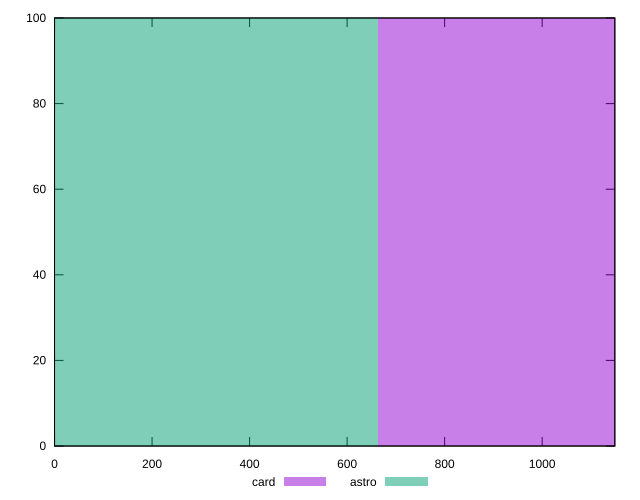

Recreate this plot in gnuplot.
reset

$card <<EOF
1328.6189266194451 100
EOF

$astro <<EOF
0 100
EOF

set key outside below
set boxwidth 1328.6189266194451
set xrange [0:1149]
set yrange [0:100]
set trange [0:100]
set style fill transparent solid 0.5 noborder
set terminal svg size 640, 500 enhanced background rgb 'white'
set output "reports/report_00031_2021-02-24T23-18-18.084Z/uses-rel-preload/comparison/histogram/2_vs_3.svg"

plot $card title "card" with boxes, \
     $astro title "astro" with boxes

reset
